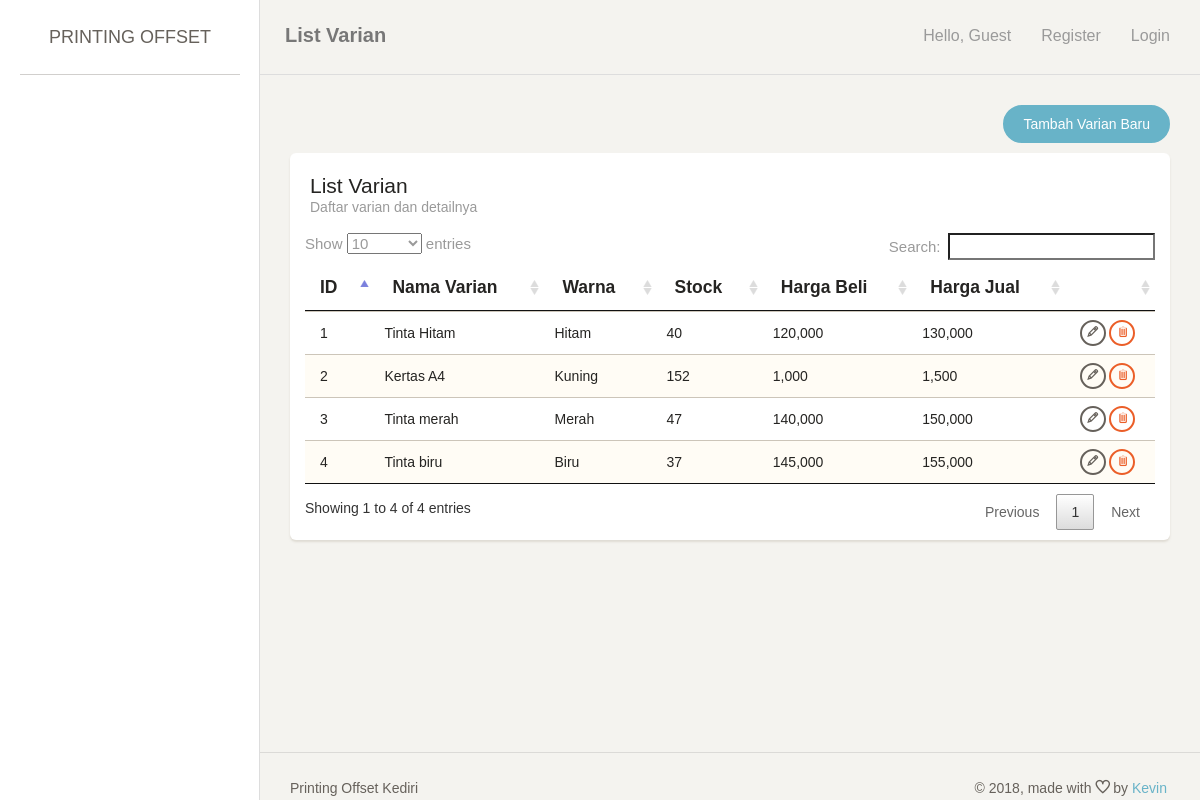
/index.php/barang, run on the app's committed database.
### tables this page shows
CREATE TABLE `varian` (
  `id_varian` int(11) NOT NULL,
  `id_jenis_barang` int(11) NOT NULL,
  `id_ukuran_kertas` int(11) DEFAULT NULL,
  `id_jenis_kertas` int(11) DEFAULT NULL,
  `nama_varian` varchar(255) DEFAULT NULL,
  `jumlah` int(11) DEFAULT NULL,
  `stock_awal` int(11) DEFAULT NULL,
  `stock` int(11) DEFAULT NULL,
  `warna` varchar(100) DEFAULT NULL,
  `harga_beli` int(11) DEFAULT NULL,
  `harga_jual` int(11) DEFAULT NULL,
  `warning` int(11) NOT NULL DEFAULT '100'
);

### application/controllers/Barang.php (called while the page is built, shortened)
<?php
class Barang extends CI_Controller {
	public function index() {
		$this->lst();
	}
	public function lst() {
		if ($_SESSION['printer']['user']['role'] == 0){
			$data['page_title'] = 'List Varian';
			$data['page_note'] = 'Daftar varian dan detailnya';
			$data['row'] = $this->MBarang->getAllWithParent();
			$this->load->view('header', $data);
			$this->load->view('barang_list', $data);
			$this->load->view('footer', $data);
		} else {
			redirect('login');
		}
	}
}

### index.php (called while the page is built, shortened)
<?php
require_once BASEPATH.'core/CodeIgniter.php';

### application/models/Barang_model.php (called while the page is built, shortened)
<?php
class Barang_model extends CI_Model {
	public function getAllWithParent() {
		$this->db->from('varian v, jenis_barang jb, ukuran_kertas uk, jenis_kertas jk');
		$this->db->where('v.id_jenis_barang = jb.id_jenis_barang');
		$this->db->where('v.id_ukuran_kertas = uk.id_ukuran_kertas');
		$this->db->where('v.id_jenis_kertas = jk.id_jenis_kertas');
		$this->db->order_by('v.id_varian', 'asc');
		return $this->db->get()->result_array();
	}
}

### application/views/barang_list.php (the view, shortened to what this page needs)
<div class="content">
    <div class="container-fluid">
        <div class="row">
            <div class="col-md-12">
                <div align="right" style="margin-bottom: 10px;">
                    <a href="<?= site_url('barang/add'); ?>" class="btn btn-info btn-fill btn-wd" >Tambah Varian Baru</a>
                </div>
                <div class="card">
                    <div class="header">
                        <h4 class="title"><?= $page_title; ?></h4>
                        <p class="category"><?= $page_note; ?></p>
                    </div>
                    <div class="content table-responsive">
                        <table id="myTable" class="table table-striped">
                            <thead><tr>
                                <th>ID</th>
                                <th>Nama Varian</th>
                                <th>Warna</th>
                                <th>Stock</th>
                                <th>Harga Beli</th>
                                <th>Harga Jual</th>
                                <th></th>
                            </tr></thead>
                            <tbody>
                                <?php foreach ($row as $key => $value) {
                                    ?>
                                    <tr>
                                        <td><?= $value['id_varian']; ?></td>
                                        <td><?= $value['nama_varian']; ?></td>
                                        <td><?= $value['warna']; ?></td>
                                        <td><?= $value['stock']; ?></td>
                                        <td><?= number_format($value['harga_beli']); ?></td>
                                        <td><?= number_format($value['harga_jual']); ?></td>
                                        <td align="center">
                                            <a href="<?= site_url('barang/edit/'.$value['id_varian']); ?>" class="btn btn-waning btn-xs"><span class="ti-pencil" title="Edit"></span></a>
                                            <a href="<?= site_url('barang/delete/'.$value['id_varian']); ?>" class="btn btn-danger btn-xs"><span class="ti-trash" title="Delete"></span></a>
                                        </td>
                                    </tr>
                                    <?php
                                } ?>
                            </tbody>
                        </table>
                    </div>
                </div>
            </div>
        </div>
    </div>
</div>

### data on the page
varian: id_varian "1", nama_varian "Tinta Hitam", warna "Hitam", stock "40", harga_beli "120,000", harga_jual "130,000"
varian: id_varian "2", nama_varian "Kertas A4", warna "Kuning", stock "152", harga_beli "1,000", harga_jual "1,500"
varian: id_varian "3", nama_varian "Tinta merah", warna "Merah", stock "47", harga_beli "140,000", harga_jual "150,000"
varian: id_varian "4", nama_varian "Tinta biru", warna "Biru", stock "37", harga_beli "145,000", harga_jual "155,000"

### other printed values
$page_title "List Varian"
$page_note "Daftar varian dan detailnya"
